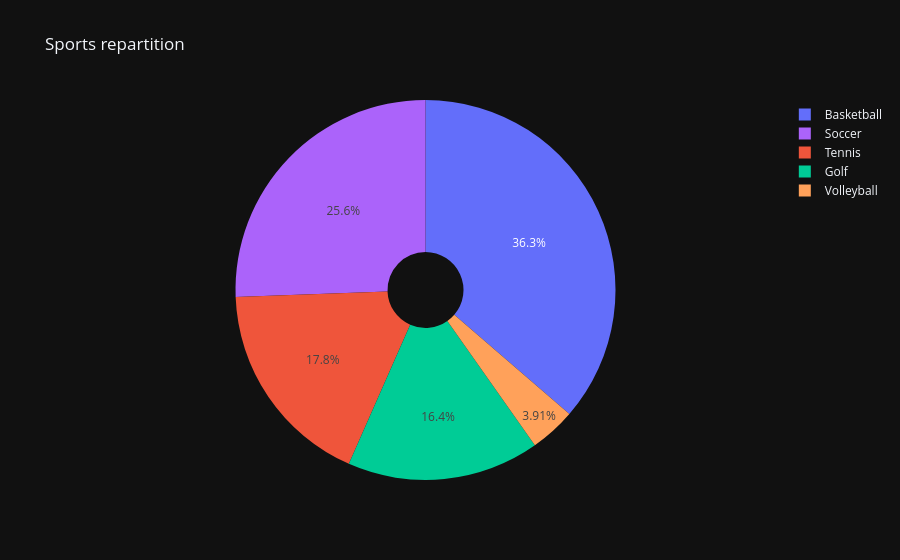

Notebook cell for this chart:
### Code cell
# Make your pie or scatteplot using plotly 

fig = px.pie(df_5, names='sports', hole=0.2, color='sports',title='Sports repartition',template='plotly_dark')
fig.show()

### Figure 1 — Plotly figure (JSON) as saved in the notebook; plotly's stock layout.template omitted (floating-point values rounded to 4 significant figures; data arrays with more than 128 entries replaced by an {"elided": "..."} marker saying what was removed)
{"data": [{"customdata": {"elided": "26007x1 str values"}, "domain": {"x": [0, 1], "y": [0, 1]}, "hole": 0.2, "hovertemplate": "sports=%{customdata[0]}<extra></extra>", "labels": {"elided": "26007 str values"}, "legendgroup": "", "marker": {"colors": {"elided": "26007 str values"}}, "name": "", "showlegend": true, "type": "pie"}], "layout": {"legend": {"tracegroupgap": 0}, "title": {"text": "Sports repartition"}}}
